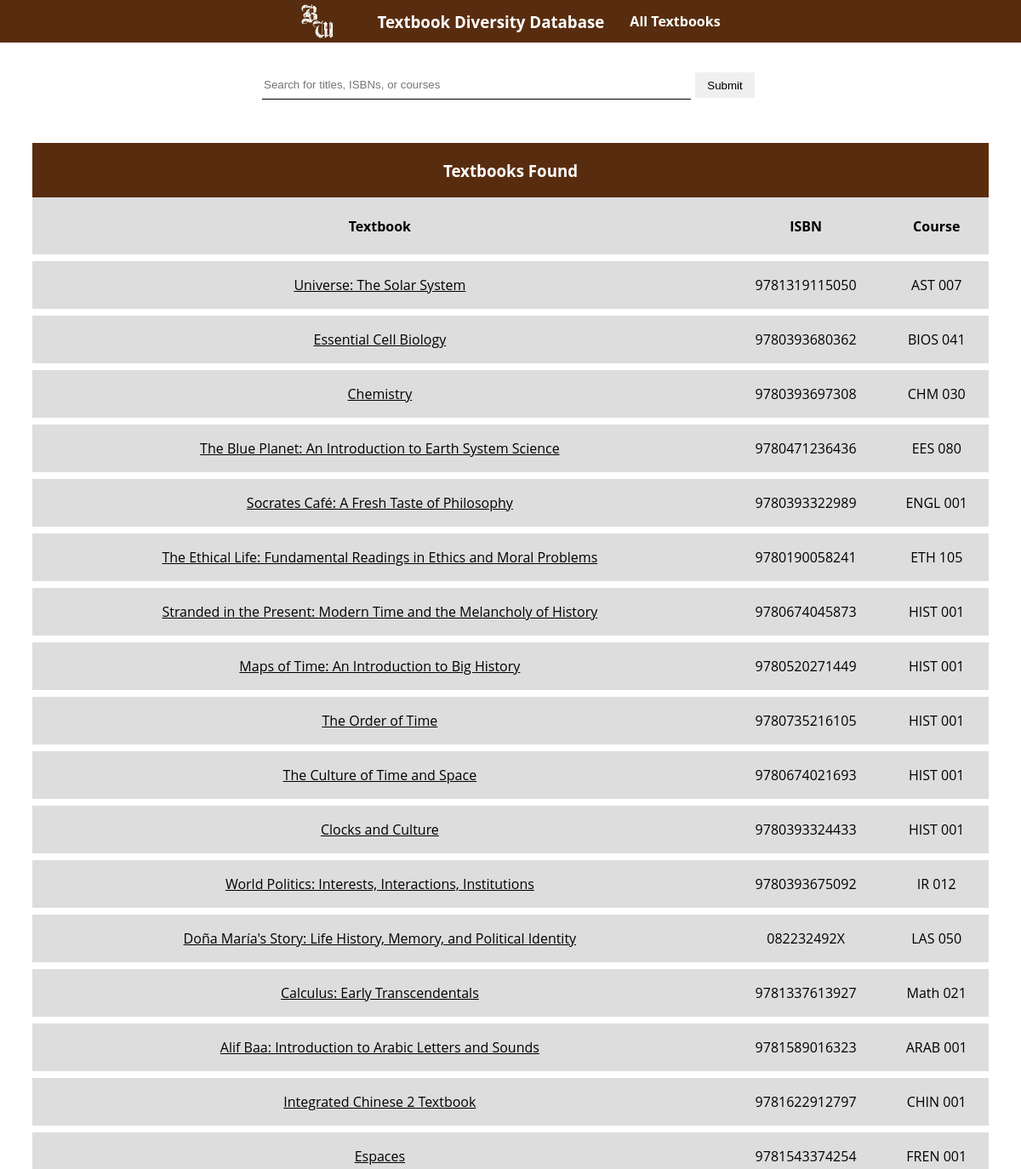
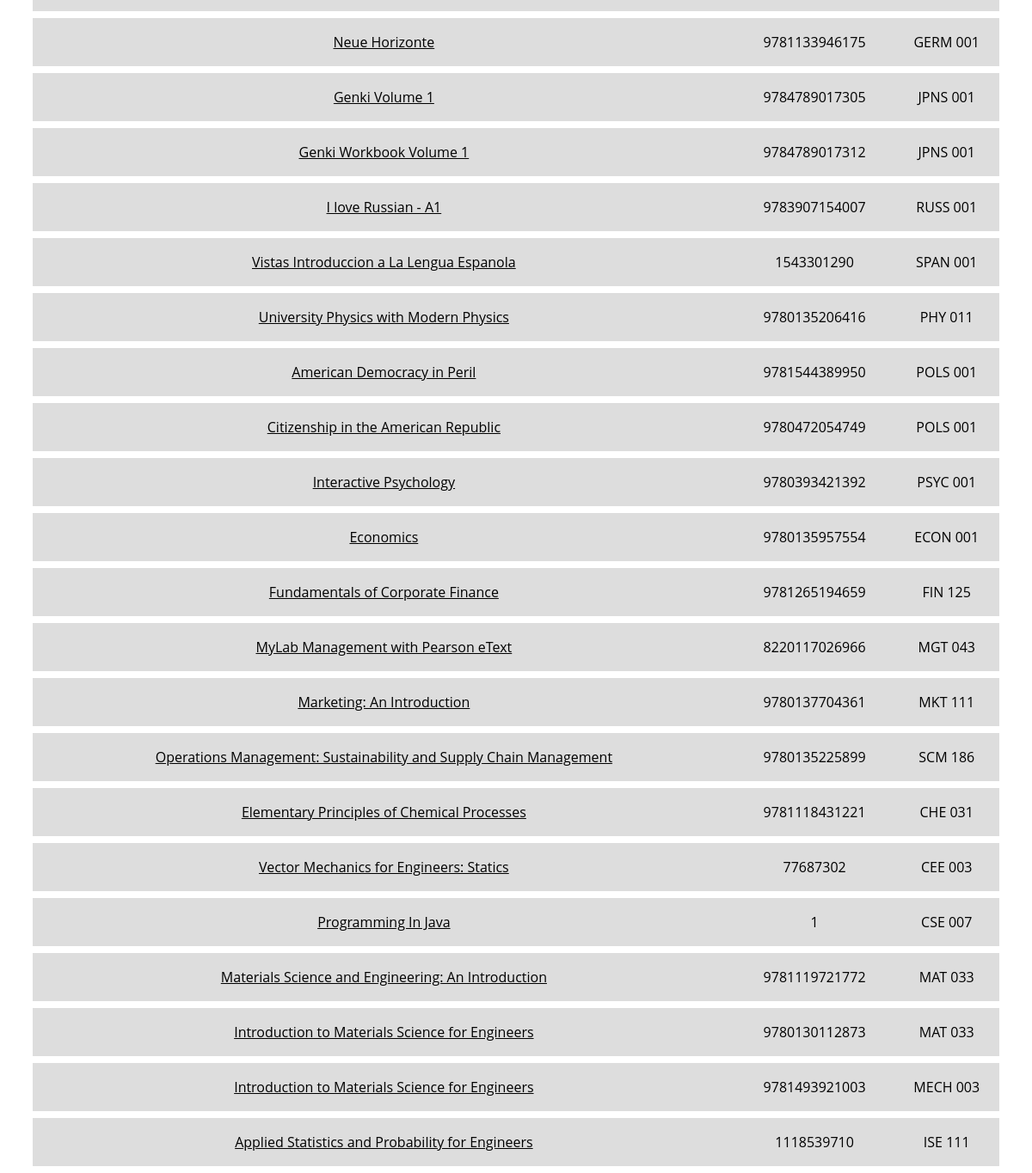
Page /list on the committed database (2 pictures, top to bottom).
### tables this page shows
CREATE TABLE textbooks (isbn, course, cost NUMERIC (4, 2), title, pubYear, Publisher, DEI);

### app.py (the view)
@app.route('/list', methods=['GET'])
def list():
    conn = sqlite3.connect('maintextbooks.db')
    c = conn.cursor()
    c.execute('SELECT title, course, isbn FROM textbooks')
    textbooks = [{'title': row[0], 'course': row[1], 'isbn': row[2]} for row in c.fetchall()]
    conn.close()
    if len(textbooks) is not 0:
        return render_template('search.html', textbooks=textbooks)
    else:
        return render_template('notFound.html', textbook_id=textbook_id)

### templates/search.html (shortened to what this page needs)
<!DOCTYPE html>
<html>
<head>
    <link rel="stylesheet" href="{{ url_for('static', filename='css/main.css') }}">
</head>
<body>
    <div id="navbar"><img src="{{ url_for('static', filename='logo.png') }}" />
        <h3><a class="navURL" href="./">Textbook Diversity Database</a></h3>
        <h4><a class="navURL" href="/list">All Textbooks</a></h4>
    </div>
    <div class="formCon">
        <form action="/search" method="post">
            <input type="text" name="textbook_id" class="searchbar" placeholder="Search for titles, ISBNs, or courses" /><br>
            <input type="submit" value="Submit" class="submit">
        </form>
    </div>
    <div class="searchCon">
    <table id="searchTable">
        <tr class="head">
            <th class="head" colspan="3"><h3>Textbooks Found</h3></th>
        </tr>
        <tr class="top">
            <th><h4>Textbook</h4></th>
            <th><h4>ISBN</h4></th>
            <th><h4>Course</h4></th>
        </tr>
         {% for textbook in textbooks %}
        <tr>
            <th>
                <p><a href="/textbook?bookName={{textbook.title}}">{{textbook.title}}</a></p>
            </th>
            <th>
                <p>{{textbook.isbn}}</p>
            </th>
            <th>
                <p>{{textbook.course}}</p>
            </th>
        </tr>
        {% endfor %}
    </div>
</body>
</html>

### static/css/main.css (style rules this page uses)
body { font-family: 'Open Sans', 'Helvetica Neue', sans-serif; margin: 0; padding: 0; }
form { height: 40px; width: 80vw; max-width: 1000px; margin-left: 20px; margin-right: 20px; margin-top: 10px; margin-bottom: 10px; display: inline-flex; flex-direction: row; align-items: center; justify-content: center; }
#navbar { position: fixed; width: 100vw; height: 50px; display: inline-flex; flex-direction: row; align-items: center; justify-content: center; gap: 30px; background-color: #582d0f; color: white; }
.navURL { color: white; cursor: pointer; text-decoration: none; }
img { height: 80%; margin-right: 20px; }
a { color: black; }
.formCon { margin-top: 70px; margin-left: 2.5vw; width: 95vw; display: inline-flex; flex-direction: row; align-items: center; justify-content: center; }
input { height: 30px; width: 70%; max-width: 500px; border: black solid 1px; border-top: none; border-left: none; border-right: none; }
.submit { width: 5vw; min-width: 70px; margin-left: 5px; margin-right: 5px; border: none; cursor: pointer; }
.searchCon { display: block; width: 95vw; margin-top: 30px; margin-left: 2.5vw; }
#searchTable { width: 100%; }
.head { background-color: #582d0f; color: white; border-bottom: none !important; }
.top { border-top: none !important; }
table { border-collapse: collapse; background-color: #582d0f; }
tr { border: white solid 8px; background-color: #DDDDDD; }
th { font-weight: normal !important; }
h4 { font-weight: bolder !important; }

### rows in the picture
textbooks: title "Universe: The Solar System", isbn "9781319115050", course "AST 007"
textbooks: title "Essential Cell Biology", isbn "9780393680362", course "BIOS 041"
textbooks: title "Chemistry", isbn "9780393697308", course "CHM 030"
textbooks: title "The Blue Planet: An Introduction to Earth System Science", isbn "9780471236436", course "EES 080"
textbooks: title "Socrates Café: A Fresh Taste of Philosophy", isbn "9780393322989", course "ENGL 001"
textbooks: title "The Ethical Life: Fundamental Readings in Ethics and Moral Problems", isbn "9780190058241", course "ETH 105"
textbooks: title "Stranded in the Present: Modern Time and the Melancholy of History", isbn "9780674045873", course "HIST 001"
textbooks: title "Maps of Time: An Introduction to Big History", isbn "9780520271449", course "HIST 001"
textbooks: title "The Order of Time", isbn "9780735216105", course "HIST 001"
textbooks: title "The Culture of Time and Space", isbn "9780674021693", course "HIST 001"
textbooks: title "Clocks and Culture", isbn "9780393324433", course "HIST 001"
textbooks: title "World Politics: Interests, Interactions, Institutions", isbn "9780393675092", course "IR 012"
textbooks: title "Doña María's Story: Life History, Memory, and Political Identity", isbn "082232492X", course "LAS 050"
textbooks: title "Calculus: Early Transcendentals", isbn "9781337613927", course "Math 021"
textbooks: title "Alif Baa: Introduction to Arabic Letters and Sounds", isbn "9781589016323", course "ARAB 001"
textbooks: title "Integrated Chinese 2 Textbook", isbn "9781622912797", course "CHIN 001"
textbooks: title "Espaces", isbn "9781543374254", course "FREN 001"
textbooks: title "Neue Horizonte", isbn "9781133946175", course "GERM 001"
textbooks: title "Genki Volume 1", isbn "9784789017305", course "JPNS 001"
textbooks: title "Genki Workbook Volume 1", isbn "9784789017312", course "JPNS 001"
textbooks: title "I love Russian - A1", isbn "9783907154007", course "RUSS 001"
textbooks: title "Vistas Introduccion a La Lengua Espanola", isbn "1543301290", course "SPAN 001"
textbooks: title "University Physics with Modern Physics", isbn "9780135206416", course "PHY 011"
textbooks: title "American Democracy in Peril", isbn "9781544389950", course "POLS 001"
textbooks: title "Citizenship in the American Republic", isbn "9780472054749", course "POLS 001"
textbooks: title "Interactive Psychology", isbn "9780393421392", course "PSYC 001"
textbooks: title "Economics", isbn "9780135957554", course "ECON 001"
textbooks: title "Fundamentals of Corporate Finance", isbn "9781265194659", course "FIN 125"
textbooks: title "MyLab Management with Pearson eText", isbn "8220117026966", course "MGT 043"
textbooks: title "Marketing: An Introduction", isbn "9780137704361", course "MKT 111"
textbooks: title "Operations Management: Sustainability and Supply Chain Management", isbn "9780135225899", course "SCM 186"
textbooks: title "Elementary Principles of Chemical Processes", isbn "9781118431221", course "CHE 031"
textbooks: title "Vector Mechanics for Engineers: Statics", isbn "77687302", course "CEE 003"
textbooks: title "Programming In Java", isbn "1", course "CSE 007"
textbooks: title "Materials Science and Engineering: An Introduction", isbn "9781119721772", course "MAT 033"
textbooks: title "Introduction to Materials Science for Engineers", isbn "9780130112873", course "MAT 033"
textbooks: title "Introduction to Materials Science for Engineers", isbn "9781493921003", course "MECH 003"
textbooks: title "Applied Statistics and Probability for Engineers", isbn "1118539710", course "ISE 111"
